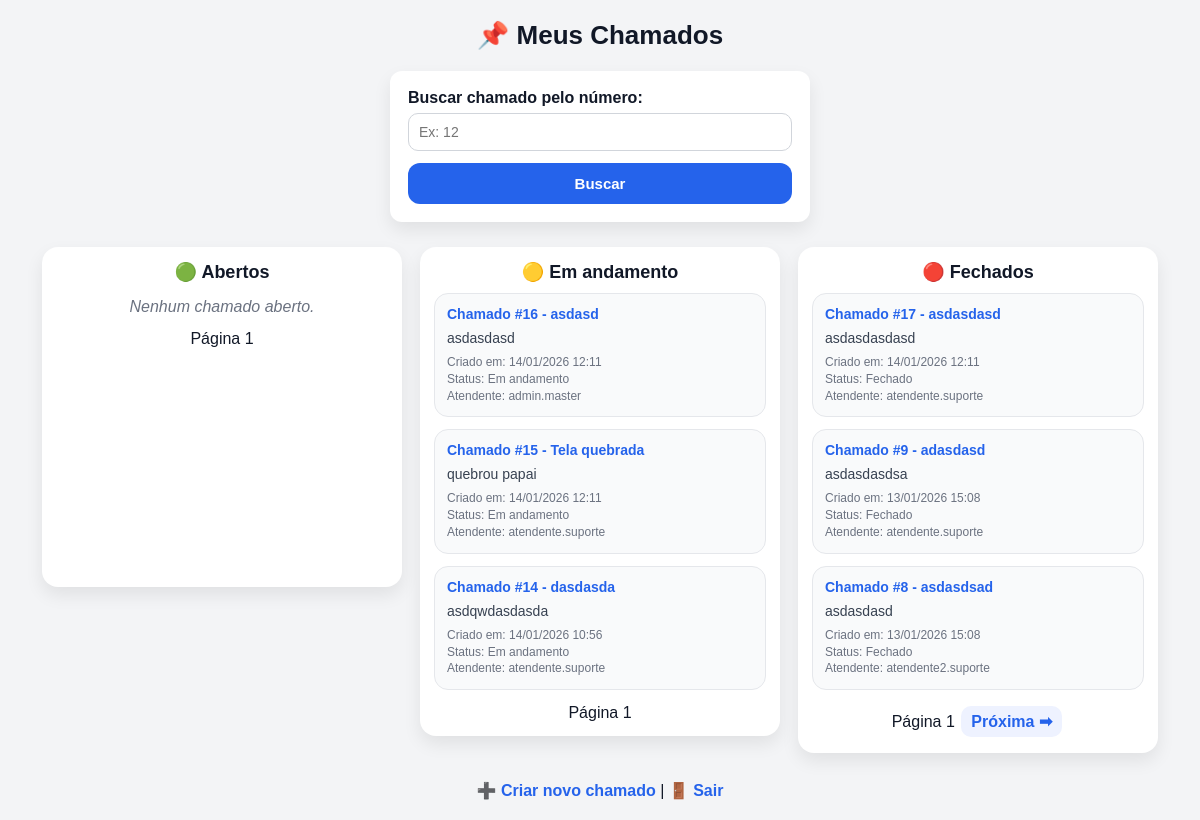
The app's page /meus-chamados (signed in), older data.
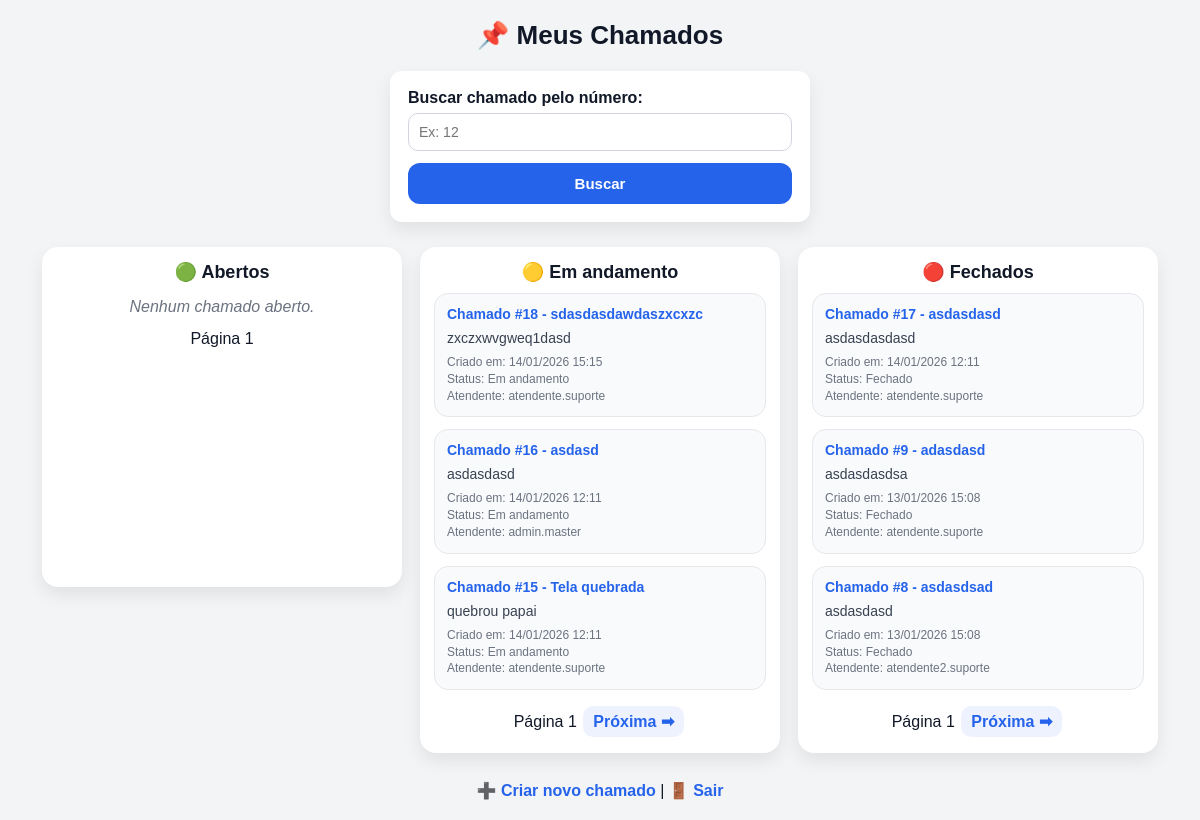
The same page, newer data.
### tables this page shows
CREATE TABLE tickets (
    id INTEGER PRIMARY KEY AUTOINCREMENT, -- ID único do chamado (auto incremento)

    titulo TEXT NOT NULL,                 -- Título do chamado
    descricao TEXT NOT NULL,              -- Descrição do problema

    status TEXT NOT NULL,                 -- Status do ticket: Aberto | Em andamento | Fechado

    user_id INTEGER NOT NULL,             -- ID do usuário que criou o chamado

    attendant_id INTEGER,                 -- ID do atendente responsável (pode ser NULL)

    created_at TEXT NOT NULL,             -- Data/hora de criação do chamado

    started_at TEXT,                      -- Data/hora de início do atendimento (pode ser NULL)
    closed_at TEXT,                       -- Data/hora de fechamento (pode ser NULL)

    is_hidden INTEGER NOT NULL,           -- 0 = visível | 1 = oculto (soft delete)

    hidden_by INTEGER,                    -- ID de quem ocultou (atendente/admin)
    hidden_at TEXT                        -- Data/hora que foi ocultado
, last_status_at TEXT, last_status_by INTEGER, last_comment_at TEXT, last_comment_by INTEGER, user_seen_at TEXT, attendant_seen_at TEXT, admin_seen_at TEXT, user_seen_comment_id INTEGER, attendant_seen_comment_id INTEGER, admin_seen_comment_id INTEGER, user_seen_status_at TEXT, attendant_seen_status_at TEXT, admin_seen_status_at TEXT);

CREATE TABLE users (
    id INTEGER PRIMARY KEY AUTOINCREMENT,
    username TEXT NOT NULL UNIQUE,
    email TEXT,
    senha TEXT NOT NULL,
    is_admin INTEGER NOT NULL
);

### app.py (the view)
@app.route('/meus-chamados')
def meus_chamados():
    if 'user_id' not in session:
        return redirect(url_for('login'))
    if session.get('nivel') != 0:
        return redirect(url_for('dashboard'))
    abertos_page = int(request.args.get('abertos_page', 1))
    andamento_page = int(request.args.get('andamento_page', 1))
    fechados_page = int(request.args.get('fechados_page', 1))
    base_select = """
        SELECT
            tickets.id,
            tickets.titulo,
            tickets.descricao,
            tickets.status,
            tickets.created_at,
            tickets.started_at,
            tickets.closed_at,
            tickets.is_hidden,
            creator.username AS creator_username,
            attendant.username AS attendant_username,

            tickets.last_status_at,
            tickets.last_status_by,
            tickets.user_seen_status_at,
            tickets.attendant_seen_status_at,
            tickets.admin_seen_status_at
        FROM tickets
        JOIN users AS creator ON tickets.user_id = creator.id
        LEFT JOIN users AS attendant ON tickets.attendant_id = attendant.id
        WHERE tickets.is_hidden = 0
          AND tickets.user_id = ?
    """
    abertos, abertos_has_prev, abertos_has_next = paginar_por_status(
        base_select + " AND tickets.status = 'Aberto'",
        (session['user_id'],),
        abertos_page
    )
    andamento, andamento_has_prev, andamento_has_next = paginar_por_status(
        base_select + " AND tickets.status = 'Em andamento'",
        (session['user_id'],),
        andamento_page
    )
    fechados, fechados_has_prev, fechados_has_next = paginar_por_status(
        base_select + " AND tickets.status = 'Fechado'",
        (session['user_id'],),
        fechados_page
    )
    return render_template(
        'meus_chamados_kanban.html',
        abertos=preparar_lista_com_badges(abertos),
        andamento=preparar_lista_com_badges(andamento),
        fechados=preparar_lista_com_badges(fechados),
        abertos_page=abertos_page,
        abertos_has_prev=abertos_has_prev,
        abertos_has_next=abertos_has_next,
        andamento_page=andamento_page,
        andamento_has_prev=andamento_has_prev,
        andamento_has_next=andamento_has_next,
        fechados_page=fechados_page,
        fechados_has_prev=fechados_has_prev,
        fechados_has_next=fechados_has_next
    )

### app.py (called while the page is built)
def get_db_connection():
    conn = sqlite3.connect('database.db')
    conn.row_factory = sqlite3.Row
    return conn

def get_seen_comment_col():
    nivel = session.get("nivel")
    if nivel == 0:
        return "user_seen_comment_id"
    if nivel == 1:
        return "attendant_seen_comment_id"
    return "admin_seen_comment_id"

def get_seen_status_col():
    nivel = session.get("nivel")
    if nivel == 0:
        return "user_seen_status_at"
    if nivel == 1:
        return "attendant_seen_status_at"
    return "admin_seen_status_at"

def get_unread_comment_count(ticket_id):
    if "user_id" not in session:
        return 0
    user_id = session["user_id"]
    seen_col = get_seen_comment_col()
    conn = get_db_connection()
    cursor = conn.cursor()
    cursor.execute(f"""
        SELECT {seen_col} AS seen_id
        FROM tickets
        WHERE id = ?
    """, (ticket_id,))
    row = cursor.fetchone()
    if not row:
        conn.close()
        return 0
    seen_id = row["seen_id"] or 0
    cursor.execute("""
        SELECT COUNT(*) AS total
        FROM ticket_comments
        WHERE ticket_id = ?
          AND id > ?
          AND user_id != ?
    """, (ticket_id, seen_id, user_id))
    total = cursor.fetchone()["total"]
    conn.close()
    return total

def get_has_status_update(ticket):
    if "user_id" not in session:
        return False
    user_id = session["user_id"]
    seen_col = get_seen_status_col()
    seen_status_at = ticket[seen_col]
    last_status_at = ticket["last_status_at"]
    last_status_by = ticket["last_status_by"]
    if not last_status_at:
        return False
    if last_status_by == user_id:
        return False
    if not seen_status_at:
        return True
    return last_status_at > seen_status_at

def preparar_lista_com_badges(lista):
    resultado = []
    for t in lista:
        unread_count = get_unread_comment_count(t["id"])
        has_status_update = get_has_status_update(t)
        resultado.append({
            "ticket": t,
            "unread_count": unread_count,
            "has_status_update": has_status_update
        })
    return resultado

### templates/meus_chamados_kanban.html (shortened to what this page needs)
{% extends "base.html" %}
{% block content %}
<h1>📌 Meus Chamados</h1>
<form action="{{ url_for('buscar_ticket') }}" method="get">
    <label>Buscar chamado pelo número:</label>
    <input type="text" name="ticket_id" placeholder="Ex: 12">
    <button type="submit">Buscar</button>
</form>
<div class="kanban">
    <div class="coluna">
        <h3>🟢 Abertos</h3>
        {% if abertos %}
            {% for item in abertos %}
                {% set t = item.ticket %}
                <div class="card card-ticket">
                    <div class="card-badges">
                        {% if item.unread_count > 0 %}
                            <span class="badge badge-red badge-count">{{ item.unread_count }}</span>
                        {% endif %}
                        {% if item.has_status_update %}
                            <span class="badge badge-yellow"></span>
                        {% endif %}
                    </div>
                    <strong>
                        <a href="{{ url_for('ticket_detail', ticket_id=t.id) }}">
                            Chamado #{{ t.id }} - {{ t.titulo }}
                        </a>
                    </strong>
                    <p>{{ t.descricao }}</p>
                    <small>
                        Criado em: {{ t.created_at }} <br>
                        Status: {{ t.status }} <br>
                        Atendente: {{ t.attendant_username or "—" }}
                    </small>
                </div>
            {% endfor %}
        {% else %}
            <p class="vazio">Nenhum chamado aberto.</p>
        {% endif %}
        <div class="paginacao">
            <span>Página {{ abertos_page }}</span>
        </div>
    </div>
    <div class="coluna">
        <h3>🟡 Em andamento</h3>
        {% if andamento %}
            {% for item in andamento %}
                {% set t = item.ticket %}
                <div class="card card-ticket">
                    <strong>
                        <a href="{{ url_for('ticket_detail', ticket_id=t.id) }}">
                            Chamado #{{ t.id }} - {{ t.titulo }}
                        </a>
                    </strong>
                    <p>{{ t.descricao }}</p>
                    <small>
                        Criado em: {{ t.created_at }} <br>
                        Status: {{ t.status }} <br>
                        Atendente: {{ t.attendant_username or "—" }}
                    </small>
                </div>
            {% endfor %}
        {% else %}
            <p class="vazio">Nenhum chamado em andamento.</p>
        {% endif %}
        <div class="paginacao">
            <span>Página {{ andamento_page }}</span>
            {% if andamento_has_next %}
                <a href="{{ url_for('meus_chamados', abertos_page=abertos_page, andamento_page=andamento_page+1, fechados_page=fechados_page) }}">Próxima ➡</a>
            {% endif %}
        </div>
    </div>
    <div class="coluna">
        <h3>🔴 Fechados</h3>
        {% if fechados %}
            {% for item in fechados %}
                {% set t = item.ticket %}
                <div class="card card-ticket">
                    <strong>
                        <a href="{{ url_for('ticket_detail', ticket_id=t.id) }}">
                            Chamado #{{ t.id }} - {{ t.titulo }}
                        </a>
                    </strong>
                    <p>{{ t.descricao }}</p>
                    <small>
                        Criado em: {{ t.created_at }} <br>
                        Status: {{ t.status }} <br>
                        Atendente: {{ t.attendant_username or "—" }}
                    </small>
                </div>
            {% endfor %}
        {% else %}
            <p class="vazio">Nenhum chamado fechado.</p>
        {% endif %}
        <div class="paginacao">
            <span>Página {{ fechados_page }}</span>
            {% if fechados_has_next %}
                <a href="{{ url_for('meus_chamados', abertos_page=abertos_page, andamento_page=andamento_page, fechados_page=fechados_page+1) }}">Próxima ➡</a>
            {% endif %}
        </div>
    </div>
</div>
<br>
<div style="text-align:center;">
    <a href="{{ url_for('create_ticket') }}">➕ Criar novo chamado</a> |
    <a href="{{ url_for('logout') }}">🚪 Sair</a>
</div>
{% endblock %}

### templates/base.html (shortened to what this page needs)
<!DOCTYPE html>
<html lang="pt-br">
<head>
    <link rel="stylesheet" href="{{ url_for('static', filename='style.css') }}">
</head>
<body>
    {% block content %}{% endblock %}
</body>
</html>

### static/style.css (style rules this page uses)
* { margin: 0; padding: 0; box-sizing: border-box; }
body { font-family: Arial, Helvetica, sans-serif; background: #f3f4f6; color: #111827; padding: 20px; }
h1 { text-align: center; margin-bottom: 20px; font-size: 26px; }
a { color: #2563eb; text-decoration: none; font-weight: bold; }
form { background-color: #ffffff; width: 100%; max-width: 420px; margin: 15px auto; padding: 18px; border-radius: 12px; box-shadow: 0 8px 18px rgba(0,0,0,0.08); }
label { font-weight: bold; display: block; margin-bottom: 6px; }
input { width: 100%; padding: 10px; border: 1px solid #d1d5db; border-radius: 10px; outline: none; margin-bottom: 12px; font-size: 14px; }
button { width: 100%; padding: 12px; background-color: #2563eb; color: white; border: none; cursor: pointer; border-radius: 12px; font-size: 15px; font-weight: bold; transition: 0.2s; }
.kanban { display: flex; gap: 18px; padding: 10px; align-items: flex-start; flex-wrap: wrap; justify-content: center; }
.coluna { background: #ffffff; padding: 14px; border-radius: 16px; width: 100%; max-width: 360px; min-height: 340px; box-shadow: 0 8px 18px rgba(0,0,0,0.08); }
.coluna h3 { text-align: center; margin-bottom: 10px; font-size: 18px; color: #111827; }
.card { background: #f9fafb; padding: 12px; border-radius: 14px; margin-bottom: 12px; border: 1px solid #e5e7eb; transition: 0.15s; position: relative; }
.card strong { display: block; margin-bottom: 6px; font-size: 14px; }
.card p { margin: 8px 0; font-size: 14px; color: #374151; }
.card small { display: block; font-size: 12px; color: #6b7280; line-height: 1.4; }
.vazio { font-style: italic; color: #6b7280; text-align: center; margin-top: 15px; }
.paginacao { text-align: center; margin-top: 14px; }
.paginacao a { display: inline-block; padding: 6px 10px; border-radius: 10px; background: #eef2ff; margin: 2px; }

Row changes from the older to the newer data that the page shows:
no longer on this page (row unchanged): tickets: id "14", titulo "dasdasda", descricao "asdqwdasdasda", created_at "14/01/2026 10:56", status "Em andamento"
added tickets: id "18", titulo "sdasdasdawdaszxcxzc", descricao "zxczxwvgweq1dasd", created_at "14/01/2026 15:15", status "Em andamento"
Text that changed along with them:
new list line: "Chamado # - Criado em: Status: Atendente:"
new list line: "atendente.suporte"
text now shown: "Próxima ➡"
list line gone: "Chamado # - Criado em: Status: Atendente:"
list line gone: "atendente.suporte"
